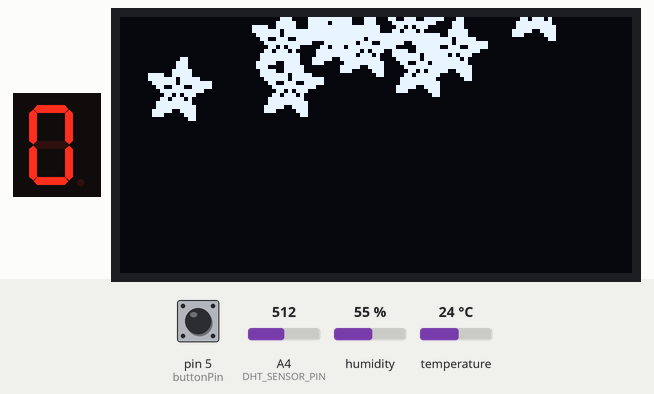
Bench run of a sketch on a simulated Arduino Uno, built with avr-gcc and run on an emulated ATmega328P. On the bench: 1-digit seven-segment display, 128×64 one-colour display. Wiring (inferred from the names in the program): 1-digit 7-segment display, segments lit when HIGH: segments pin 7, pin 6, pin 11, pin 12, pin 13, pin 8, pin 9, pin 10. The test bench sets the inputs (shaded band); at power-on: temperature 24 °C, pin 5 (buttonPin) HIGH, A4 (DHT_SENSOR_PIN) = 512, humidity 55 %. Random numbers use the default seed unless the sketch sets one; the segment pins are drawn as the display they are named for.

Above: at 1.3 s.
1.4 s: temperature set to 19 °C
At 3.54 s:
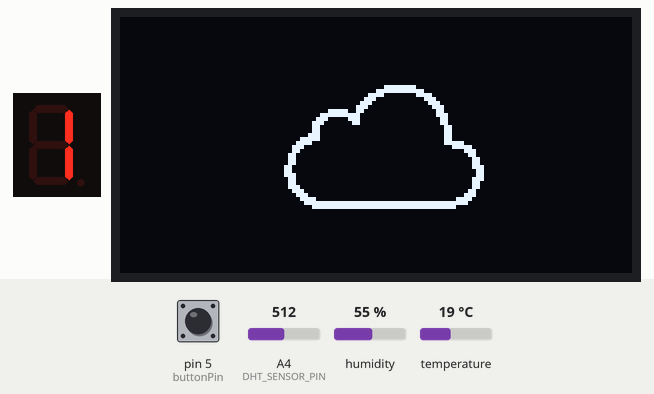
5.6 s: temperature set to 28 °C
At 6.74 s:
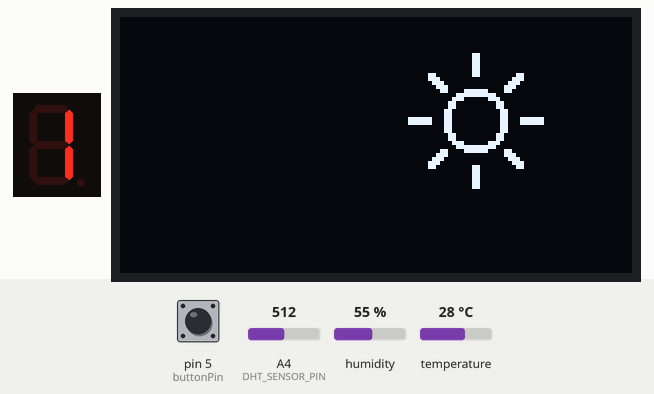
8.8 s: pin 5 (buttonPin) pulled LOW for 0.25 s
At 9.16 s:
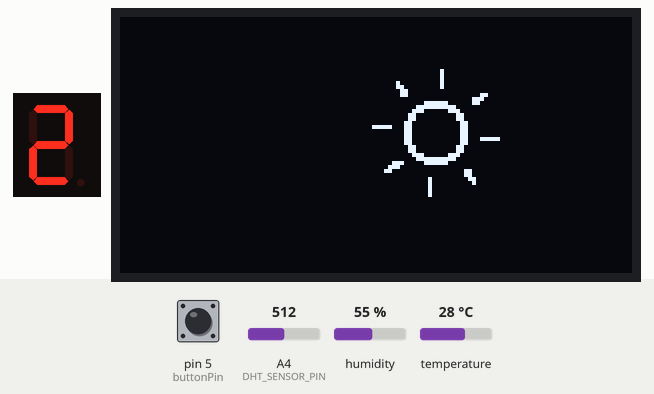
10.5 s: pin 5 (buttonPin) pulled LOW for 1 s
At 11.62 s:
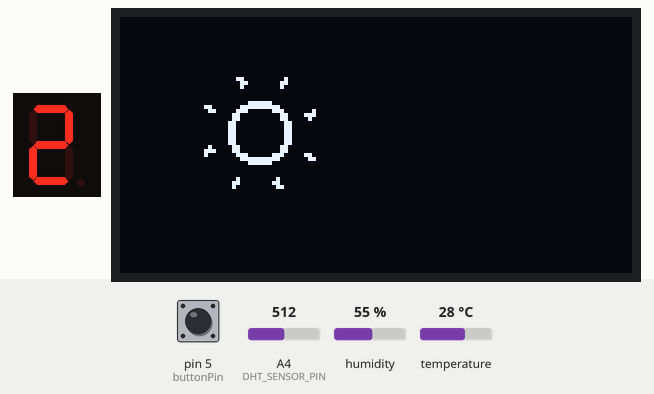
13.0 s: temperature set to 12 °C
At 16.18 s:
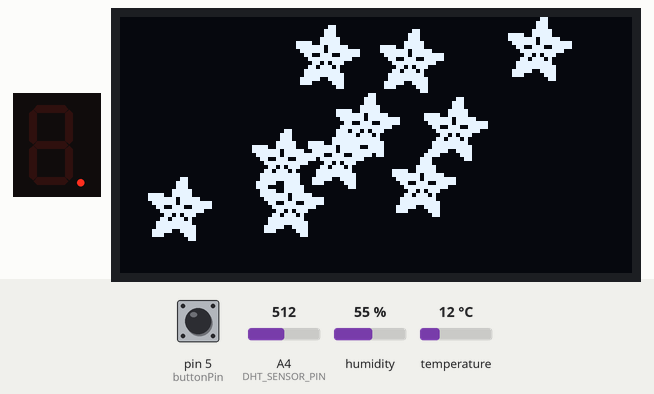

The sketch:

digital_incrementer.ino
```cpp
#include <SPI.h>
#include <Wire.h>
#include <Adafruit_GFX.h>
#include <Adafruit_SSD1306.h>
#include "dht_nonblocking.h"
#include "bitmaps.h"

#define SCREEN_WIDTH 128 // OLED display width, in pixels
#define SCREEN_HEIGHT 64 // OLED display height, in pixels

#define OLED_RESET 4

#define SCREEN_ADDRESS 0x3C

// Indexes into the 'icons' array for snow animation.
#define XPOS   0
#define YPOS   1
#define DELTAY 2

Adafruit_SSD1306 display(SCREEN_WIDTH, SCREEN_HEIGHT, &Wire, OLED_RESET);

#define LOGO_HEIGHT   16
#define LOGO_WIDTH    16

#define NUMFLAKES 10

#define DHT_SENSOR_TYPE DHT_TYPE_11

static const int DHT_SENSOR_PIN = 4;
DHT_nonblocking dht_sensor( DHT_SENSOR_PIN, DHT_SENSOR_TYPE );

// Pin Values
// 7 Digit Display
int E = 13;
int D = 12;
int C = 11;
int Dp = 10;
int G = 9;
int F = 8;
int A = 7;
int B = 6;

// Button Pin
int buttonPin = 5;

// Temperature Pin
int temperaturePin = 4;

static int8_t f, icons[NUMFLAKES][3];

// Time management without delay snowflake animation
unsigned long previousMillisSnowflakes = 0;  // Store the last time snowflakes updated
const long intervalSnowflakes = 100;

// Time Management for 7 segment display
unsigned long previousMillis = 0;
unsigned long previousSegmentMillis = 0;
const long intervalSegment = 500;  // 500ms interval
int step = 0;              // Keeps track of which digit to display next
int first, last;           // Store first and last digit globally
bool isTwoDigit = false;   // Flag to check if number has two digits

// Snowflake Icon
static const unsigned char PROGMEM snowflake_icon[] =
{ 0b00000000, 0b11000000,
  0b00000001, 0b11000000,
  0b00000001, 0b11000000,
  0b00000011, 0b11100000,
  0b11110011, 0b11100000,
  0b11111110, 0b11111000,
  0b01111110, 0b11111111,
  0b00110011, 0b10011111,
  0b00011111, 0b11111100,
  0b00001101, 0b01110000,
  0b00011011, 0b10100000,
  0b00111111, 0b11100000,
  0b00111111, 0b11110000,
  0b01111100, 0b11110000,
  0b01110000, 0b01110000,
  0b00000000, 0b00110000 };


// ---------------------------- Start ----------------------------

void setup() {
  // ------------- Initialise Libraries ---------------
  Wire.begin();
  Serial.begin(9600);
  display.begin(SSD1306_SWITCHCAPVCC, SCREEN_ADDRESS);

   // Allow turn OLED to turn on
  if(!display.begin(SSD1306_SWITCHCAPVCC, SCREEN_ADDRESS)) {
    Serial.println(F("SSD1306 allocation failed"));
  }

  delay(100); // Initial DeBounce

  // Clear the buffer for oled.
  display.clearDisplay();

  // --------------------------------------------------

  // Initialise pins
  pinMode(E, OUTPUT);
  pinMode(D, OUTPUT);
  pinMode(C, OUTPUT);
  pinMode(Dp, OUTPUT);
  pinMode(G, OUTPUT);
  pinMode(F, OUTPUT);
  pinMode(A, OUTPUT);
  pinMode(B, OUTPUT);
  pinMode(buttonPin, INPUT_PULLUP);

  // Initialise snowflakes animation
  for (int f = 0; f < NUMFLAKES; f++) {
    icons[f][XPOS]   = random(1, display.width() - LOGO_WIDTH);  // Random X position
    icons[f][YPOS]   = random(-LOGO_HEIGHT, 0);  // Start above the screen
    icons[f][DELTAY] = random(1, 4);  // Random falling speed
  }

}

// ---------------------------- Loop ----------------------------


int incrementHolder = 0; // To initially control manually changing digits.
int buttonState = 0; // Control button.
int x = 39, y = 7;    // Starting position.
int xSpeed = 2, ySpeed = 1; // Speed of movement.

float ifTemp = 0; // Temperature variable for checks.

// Animation Counters
int sun_counter = 0, cloud_counter = 0;

void loop() {

   // --------- Time Management ----------
  unsigned long currentMillis = millis();

  // ---------- Temperature Calculations -------------

  int tempReading = analogRead(DHT_SENSOR_PIN);
  double tempK = log(10000.0 * ((1024.0 / tempReading - 1)));
  tempK = 1 / (0.001129148 + (0.000234125 + (0.0000000876741 * tempK * tempK )) * tempK );       //  Temp Kelvin
  float tempC = tempK - 273.15;            // Convert Kelvin to Celcius

  float temperature;
  float humidity; // May use this in the future

  // ------- Animation Manager ------------

  // Temperature Control -> {[t < 15, snowflakes], [t 15-20, cloud], [t > 20, sun]}
  if(ifTemp < 15)
  {
    if (currentMillis - previousMillisSnowflakes >= intervalSnowflakes)
    {
      previousMillisSnowflakes = currentMillis;
      snowflakes(snowflake_icon, LOGO_WIDTH, LOGO_HEIGHT);  // Run the snowflakes animation
    }
  }
  else if(ifTemp >= 15 && ifTemp <= 20)
  {
      // Update scroll x&y
    x += xSpeed;
    y += ySpeed;

    // Check boundaries and bounce
    if (x <= 0 || x + 50 >= SCREEN_WIDTH) xSpeed *= -1; // Reverse direction if hitting left/right wall
    if (y <= 0 || y + 50 >= SCREEN_HEIGHT) ySpeed *= -1;
    display.clearDisplay();
    display.drawBitmap(x, y, cloudallArray[cloud_counter], 50, 50, SSD1306_WHITE);
    display.display(); // Refresh screen

    cloud_counter = (cloud_counter + 1) % epd_bitmap_allArray_LEN;
  }
  else
  {
    // Update scroll x&y
    x += xSpeed;
    y += ySpeed;

    // Check boundaries and bounce
    if (x <= 0 || x + 50 >= SCREEN_WIDTH) xSpeed *= -1; // Reverse direction if hitting left/right wall
    if (y <= 0 || y + 50 >= SCREEN_HEIGHT) ySpeed *= -1;
    display.clearDisplay();
    display.drawBitmap(x, y, epd_bitmap_allArray[sun_counter], 40, 40, SSD1306_WHITE);
    display.display(); // Refresh screen

    sun_counter = (sun_counter + 1) % epd_bitmap_allArray_LEN;
  }


// -------- Displaying Temperature on Segment Display ----------
if (currentMillis - previousSegmentMillis >= intervalSegment) {
  previousSegmentMillis = currentMillis; // Reset timer
  switch (step) {
      case 0:
        displayDigit(first);

        break;
      case 1:
        if (isTwoDigit) displayDigit(last);

        break;
      case 2:
        displayDigit(10);  // Show separator (.)
        break;
      case 3:
        displayDigit(10);  // Show separator (.)
        step = -1; // Reset to restart sequence
        break;
    }
    step++;
}
  // ---------- Button control ------------
  buttonState = digitalRead(buttonPin);

  // Control button functionality.
  if(buttonState == HIGH) {
    incrementHolder++;
    if(incrementHolder > 10) {
      incrementHolder = 0;
    }
    delay(200); // debounce
  }

  // --------- Temperature Control ----------
  if( measure_environment( &temperature, &humidity ) == true )
  {
      // Calculations to how temp
      displayTemp(temperature);
      ifTemp = temperature;
  }
}

// ---------------------------- Functions ----------------------------

// Uses dht_nonblocking library to grab temperature every 3 seconds.
static bool measure_environment( float *temperature, float *humidity )
{
  static unsigned long measurement_timestamp = millis( );

  /* Measure once every four seconds. */
  if( millis( ) - measurement_timestamp > 3000ul )
  {
    if( dht_sensor.measure( temperature, humidity ) == true )
    {
      measurement_timestamp = millis( );
      return( true );
    }
  }

  return( false );
}

// Function to map numbers to 7-segment display
const byte digitMap[11] = {
  0b01111110, // 0
  0b00110000, // 1
  0b01101101, // 2
  0b01111001, // 3
  0b00110011, // 4
  0b01011011, // 5
  0b01011111, // 6
  0b01110000, // 7
  0b01111111, // 8
  0b01111011,  // 9
  0b10000000  // .
};

// Programmitic animation of snow.
void snowflakes(const uint8_t *bitmap, uint8_t w, uint8_t h) {
  // Initialize snowflake positions only once
  for (f = 0; f < NUMFLAKES; f++) {
    if (icons[f][XPOS] == 0) {  // If the snowflake hasn't been initialized
      icons[f][XPOS] = random(1 - LOGO_WIDTH, display.width());
      icons[f][YPOS] = -LOGO_HEIGHT;
      icons[f][DELTAY] = random(1, 6);
    }

    // Clear the display
    display.clearDisplay();

    // Draw each snowflake
    for (f = 0; f < NUMFLAKES; f++) {
      display.drawBitmap(icons[f][XPOS], icons[f][YPOS], bitmap, w, h, SSD1306_WHITE);
    }

    display.display();  // Show the snowflakes on the screen

    // Update coordinates for each snowflake
    for (f = 0; f < NUMFLAKES; f++) {
      icons[f][YPOS] += icons[f][DELTAY];
      if (icons[f][YPOS] >= display.height()) {  // If the snowflake is off the screen
        icons[f][XPOS] = random(1 - LOGO_WIDTH, display.width());
        icons[f][YPOS] = -LOGO_HEIGHT;
        icons[f][DELTAY] = random(1, 6);
      }
    }
  }
}

// Display digit from 7 segment display
void displayDigit(int num) {
  if (num < 0 || num > 10) return; // Ensure valid digit

  byte pattern = digitMap[num]; // use mapping.

  digitalWrite(A, bitRead(pattern, 6));
  digitalWrite(B, bitRead(pattern, 5));
  digitalWrite(C, bitRead(pattern, 4));
  digitalWrite(D, bitRead(pattern, 3));
  digitalWrite(E, bitRead(pattern, 2));
  digitalWrite(F, bitRead(pattern, 1));
  digitalWrite(G, bitRead(pattern, 0));
  digitalWrite(Dp, bitRead(pattern, 7)); // DP (Decimal point)
}

// Calculates the first and last digits to display in Segment Display
void displayTemp(float temperature) {
  int temp = abs(int(temperature)); // Convert float to int
  first = temp;

  // Extract first digit
  while (first >= 10) {
    first /= 10;
  }

  // Extract last digit (only if two-digit number)
  last = (temp >= 10) ? temp % 10 : -1;
  isTwoDigit = (last != -1); // True if number has two digits
}
```

bitmaps.h
```cpp
#ifndef BITMAPS_H
#define BITMAPS_H

#include <Arduino.h>

// Declare the bitmap arrays for sun
extern const unsigned char epd_bitmap__a_frm0_200[];
extern const unsigned char epd_bitmap__a_frm1_200[];
extern const unsigned char epd_bitmap__a_frm2_200[];
extern const unsigned char epd_bitmap__a_frm3_200[];
extern const unsigned char epd_bitmap__a_frm4_200[];
extern const unsigned char epd_bitmap__a_frm5_200[];
extern const unsigned char epd_bitmap__a_frm6_200[];

// Declare the array of all bitmaps and its length
extern const int epd_bitmap_allArray_LEN;
extern const unsigned char* epd_bitmap_allArray[];

// Declare the bitmap arrays for cloud
extern const unsigned char cloud_a_frm0_200[];
extern const unsigned char cloud_a_frm1_200[];
extern const unsigned char cloud_a_frm2_200[];
extern const unsigned char cloud_a_frm3_200[];
extern const unsigned char cloud_a_frm4_200[];

// Declare the array of all bitmaps and its length
extern const int cloudallArray_LEN;
extern const unsigned char* cloudallArray[];


#endif // BITMAPS_H
```

Source omitted: bitmaps.cpp (data table, 20993 bytes)
